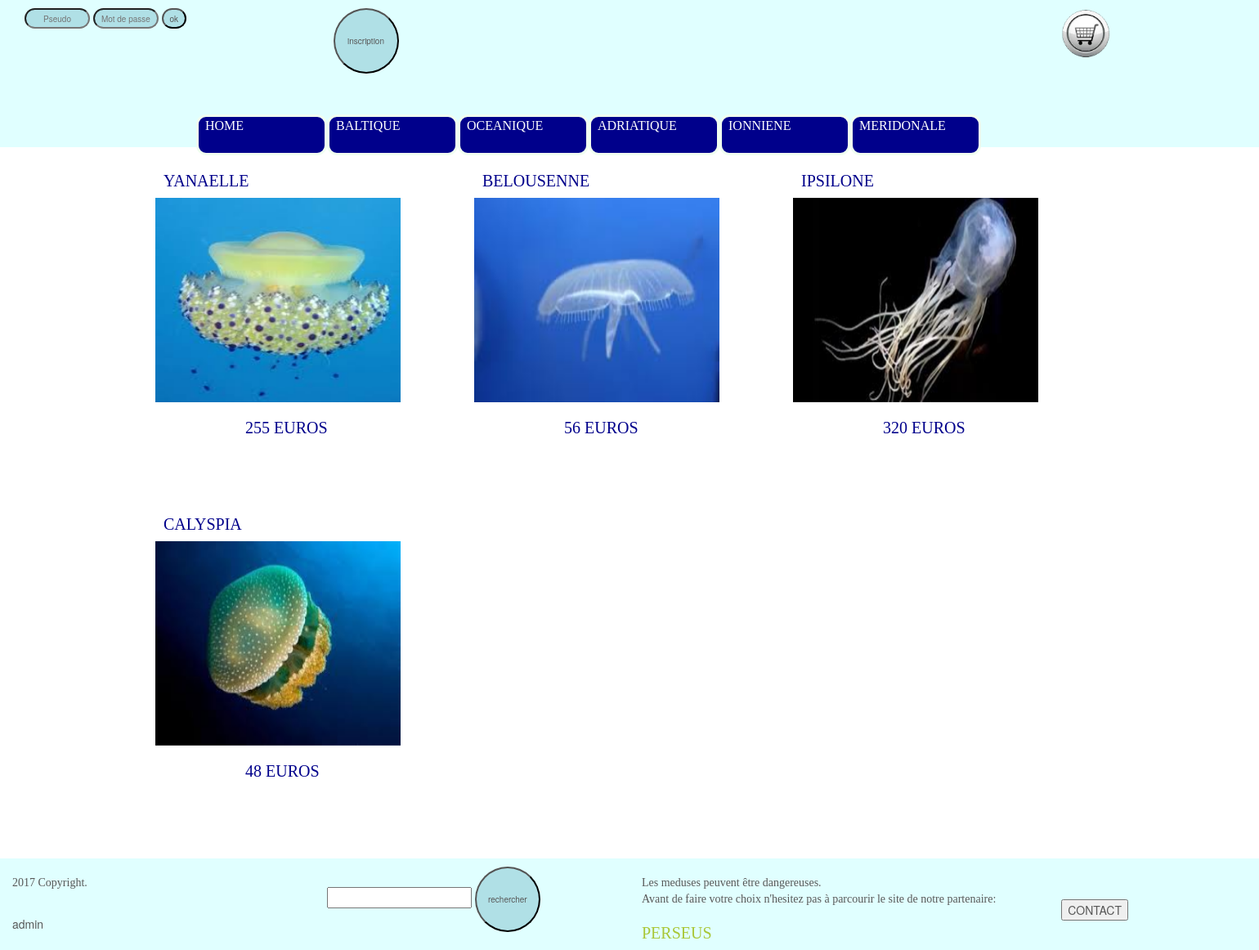
Page /index.php?page=ADRIATIQUE on the committed database.
### tables this page shows
CREATE TABLE IF NOT EXISTS `categories` (
  `id` int(25) NOT NULL AUTO_INCREMENT,
  `name` varchar(25) NOT NULL,
  PRIMARY KEY (`id`)
);

CREATE TABLE IF NOT EXISTS `items` (
  `id` int(25) NOT NULL AUTO_INCREMENT,
  `type` int(25) NOT NULL,
  `typeName` varchar(25) NOT NULL,
  `itemName` varchar(25) NOT NULL,
  `description` longtext NOT NULL,
  `descriptionb` longtext,
  `price` double NOT NULL,
  `stock` int(25) NOT NULL,
  `picture` varchar(125) NOT NULL,
  PRIMARY KEY (`id`)
);

### CONTROLLERS/Controller_Items.php (called while the page is built, shortened)
<?php
require_once($_SERVER['DOCUMENT_ROOT'].'/fantasy/MODELS/Model_Items.php');
class Controller_Items{
	public function viewItems($typeName){
		$produits = new Model_Items();
		$mesproduits = $produits ->getItems($typeName);
		require_once($_SERVER['DOCUMENT_ROOT'].'/fantasy/views/main.php');
	}
	}
?>

### library/database.php (called while the page is built, shortened)
<?php
class DB {
	public $bdd;
	private static $_instance = null;
	private function __construct(){
		$this->bdd = new PDO('mysql:host=localhost; dbname=site', 'root', '', array(PDO::MYSQL_ATTR_INIT_COMMAND => 'SET NAMES utf8'));
	}
	public function recup($requete, $tableau = array()){
		$requete = $this->bdd->prepare($requete);
		$requete->execute($tableau);
		return $requete->fetchAll();
	}
	public static function getInstance(){
		if (is_null(self::$_instance)){
			self::$_instance = new DB();
		}
		return self::$_instance;
	}
}
?>

### MODELS/Model_Items.php (called while the page is built, shortened)
<?php
require_once($_SERVER['DOCUMENT_ROOT'].'/fantasy/library/database.php');
class Model_Items{
	private $db;
	public function __construct(){
		$this->db = DB::getInstance();
	}
		public function getItems($typeName){
		$req=("SELECT * FROM categories INNER JOIN items ON categories.id = items.type WHERE typeName=:typeName;");
		$tableau =array(
		'typeName'=>$typeName);
		$resultat =$this->db->recup($req, $tableau);
		return $resultat;
	}
}
?>

### views/main.php (the view, shortened to what this page needs)
<?php
require_once($_SERVER['DOCUMENT_ROOT'].'/fantasy/views/header.php');
require_once($_SERVER['DOCUMENT_ROOT'].'/fantasy/views/nav.php');
?>
		<main>
			<div class="container">
				<div class="row">
<?php
 				foreach($mesproduits as $item){
	?>
					<div class="col-xs-12 col-sm-6 col-md-4">
						<figure class="effect">
							 <h1><?php echo $item['itemName'];?></h1>
				             <a href="/fantasy/index.php?id=<?php echo $item['id']; ?>"><img src="/fantasy/images/<?php echo $item['picture'];?>" alt="<?php $item['itemName'];?>" height="250px" width="300px"/></a>
				            <figcaption>
				           <h1><span><?php echo $item['price'];?> euros</span></h1>
				            </figcaption>
			            </figure>
                   	</div>
	<?php
			}
	?>			</div>
			</div>
		</main>
<?php
require_once ($_SERVER['DOCUMENT_ROOT'].'/fantasy/views/footer.php');
?>

### views/style/header.css (style rules this page uses)
.container { padding-top:0px !important; }

### views/style/main.css (style rules this page uses)
body { color: #585858; margin:0; padding:0; }
span { padding-left:100px; }
figure.effect { background:white; height:400px; }
figure.effect img { width:-webkit-calc(100%+10px);width:calc(100%+10px);-webkit-transition:opacity .35s,-webkit-transform .35s;transition:opacity .35s,transform .35s;-webkit-transform:translate3d(-10px,0,0);transform:translate3d(-10px,0,0);-webkit-backface-visibility:hidden;backface-visibility:hidden }
figure.effect figcaption { text-align:left }
h1 { color:#00008B; font-family:Georgia,serif,Times; font-size: 20px; font-weight:500; text-transform:uppercase; }
a:link { color:#585858; font-weight: bold; }

### views/style/nav.css (style rules this page uses)
a:link { color:#585858; font-weight: 200; }

### rows in the picture
categories: items.itemName "YANAELLE", items.picture (picture), items.price "255", items.itemName "BELOUSENNE", items.price "56", items.itemName "IPSILONE", items.price "320", items.itemName "CALYSPIA", items.price "48"
